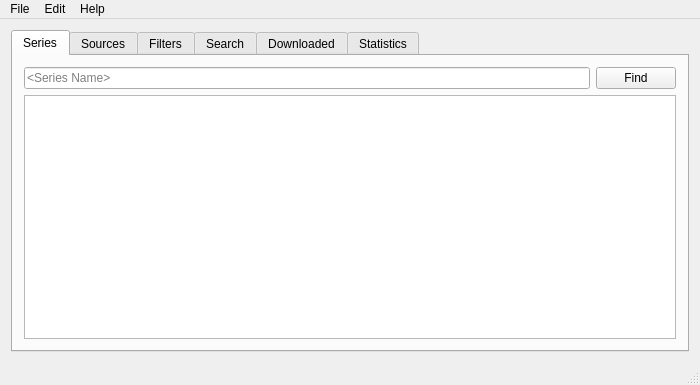
<?xml version="1.0" encoding="UTF-8"?>
<ui version="4.0">
 <class>MainWindow</class>
 <widget class="QMainWindow" name="MainWindow">
  <property name="geometry">
   <rect>
    <x>0</x>
    <y>0</y>
    <width>700</width>
    <height>385</height>
   </rect>
  </property>
  <property name="windowTitle">
   <string>SwarmTv</string>
  </property>
  <property name="windowIcon">
   <iconset resource="swarmtvqtresources.qrc">
    <normaloff>:/swarmtv/mainlogo/resources/swarmtv_logo.png</normaloff>:/swarmtv/mainlogo/resources/swarmtv_logo.png</iconset>
  </property>
  <property name="tabShape">
   <enum>QTabWidget::Triangular</enum>
  </property>
  <widget class="QWidget" name="centralWidget">
   <layout class="QGridLayout" name="gridLayout">
    <item row="0" column="1">
     <widget class="QTabWidget" name="mainTab">
      <property name="toolTip">
       <string/>
      </property>
      <property name="tabShape">
       <enum>QTabWidget::Rounded</enum>
      </property>
      <property name="currentIndex">
       <number>0</number>
      </property>
      <widget class="QWidget" name="tab">
       <attribute name="title">
        <string>Series</string>
       </attribute>
       <layout class="QGridLayout" name="gridLayout_7">
        <item row="0" column="0">
         <layout class="QVBoxLayout" name="verticalLayout_6">
          <item>
           <layout class="QHBoxLayout" name="horizontalLayout_6">
            <item>
             <widget class="QLineEdit" name="seriesSearchLineEdit">
              <property name="toolTip">
               <string>Find series by name on thetvdb.com.</string>
              </property>
              <property name="placeholderText">
               <string>&lt;Series Name&gt;</string>
              </property>
             </widget>
            </item>
            <item>
             <widget class="QPushButton" name="seriesFindPushButton">
              <property name="text">
               <string>Find</string>
              </property>
             </widget>
            </item>
           </layout>
          </item>
         </layout>
        </item>
        <item row="1" column="0">
         <widget class="QListWidget" name="seriesListWidget">
          <property name="spacing">
           <number>10</number>
          </property>
          <property name="uniformItemSizes">
           <bool>false</bool>
          </property>
          <property name="wordWrap">
           <bool>true</bool>
          </property>
          <property name="selectionRectVisible">
           <bool>true</bool>
          </property>
         </widget>
        </item>
       </layout>
      </widget>
      <widget class="QWidget" name="SourcesTab">
       <attribute name="title">
        <string>Sources</string>
       </attribute>
       <layout class="QGridLayout" name="gridLayout_3">
        <item row="0" column="0">
         <layout class="QVBoxLayout" name="verticalLayout_3">
          <item>
           <widget class="QTableWidget" name="sourceTableWidget">
            <property name="alternatingRowColors">
             <bool>true</bool>
            </property>
            <property name="selectionMode">
             <enum>QAbstractItemView::SingleSelection</enum>
            </property>
            <property name="selectionBehavior">
             <enum>QAbstractItemView::SelectRows</enum>
            </property>
            <attribute name="horizontalHeaderCascadingSectionResizes">
             <bool>true</bool>
            </attribute>
            <attribute name="horizontalHeaderDefaultSectionSize">
             <number>150</number>
            </attribute>
            <attribute name="horizontalHeaderMinimumSectionSize">
             <number>100</number>
            </attribute>
            <attribute name="horizontalHeaderStretchLastSection">
             <bool>true</bool>
            </attribute>
            <attribute name="verticalHeaderVisible">
             <bool>false</bool>
            </attribute>
            <column>
             <property name="text">
              <string>Name</string>
             </property>
            </column>
            <column>
             <property name="text">
              <string>Parser</string>
             </property>
            </column>
            <column>
             <property name="text">
              <string>Meta type</string>
             </property>
            </column>
            <column>
             <property name="text">
              <string>URL</string>
             </property>
            </column>
           </widget>
          </item>
          <item>
           <layout class="QHBoxLayout" name="horizontalLayout_3">
            <item>
             <widget class="QPushButton" name="sourceAddButton">
              <property name="text">
               <string>Add</string>
              </property>
             </widget>
            </item>
            <item>
             <widget class="QPushButton" name="sourceEditButton">
              <property name="text">
               <string>Edit</string>
              </property>
             </widget>
            </item>
            <item>
             <widget class="QPushButton" name="sourceDelButton">
              <property name="text">
               <string>Del</string>
              </property>
             </widget>
            </item>
            <item>
             <spacer name="horizontalSpacer_3">
              <property name="orientation">
               <enum>Qt::Horizontal</enum>
              </property>
              <property name="sizeHint" stdset="0">
               <size>
                <width>40</width>
                <height>20</height>
               </size>
              </property>
             </spacer>
            </item>
           </layout>
          </item>
         </layout>
        </item>
       </layout>
      </widget>
      <widget class="QWidget" name="filterTab">
       <property name="accessibleName">
        <string extracomment="lala"/>
       </property>
       <attribute name="title">
        <string>Filters</string>
       </attribute>
       <layout class="QGridLayout" name="gridLayout_2">
        <item row="0" column="0">
         <layout class="QVBoxLayout" name="verticalLayout_2">
          <item>
           <widget class="QTableWidget" name="simpleTableWidget">
            <property name="alternatingRowColors">
             <bool>true</bool>
            </property>
            <property name="selectionMode">
             <enum>QAbstractItemView::SingleSelection</enum>
            </property>
            <property name="selectionBehavior">
             <enum>QAbstractItemView::SelectRows</enum>
            </property>
            <property name="rowCount">
             <number>0</number>
            </property>
            <property name="columnCount">
             <number>3</number>
            </property>
            <attribute name="horizontalHeaderCascadingSectionResizes">
             <bool>true</bool>
            </attribute>
            <attribute name="horizontalHeaderDefaultSectionSize">
             <number>200</number>
            </attribute>
            <attribute name="horizontalHeaderMinimumSectionSize">
             <number>150</number>
            </attribute>
            <attribute name="horizontalHeaderShowSortIndicator" stdset="0">
             <bool>false</bool>
            </attribute>
            <attribute name="horizontalHeaderStretchLastSection">
             <bool>true</bool>
            </attribute>
            <attribute name="verticalHeaderVisible">
             <bool>false</bool>
            </attribute>
            <column>
             <property name="text">
              <string>Filter Name</string>
             </property>
             <property name="toolTip">
              <string extracomment="Name of the simple filter"/>
             </property>
            </column>
            <column>
             <property name="text">
              <string>Type</string>
             </property>
            </column>
            <column>
             <property name="text">
              <string>Last Download</string>
             </property>
             <property name="whatsThis">
              <string extracomment="Last content found by the filter."/>
             </property>
            </column>
           </widget>
          </item>
          <item>
           <layout class="QHBoxLayout" name="horizontalLayout_2">
            <item>
             <widget class="QPushButton" name="simpleAddButton">
              <property name="text">
               <string>Add</string>
              </property>
             </widget>
            </item>
            <item>
             <widget class="QPushButton" name="SimpleEditButton">
              <property name="text">
               <string>Edit</string>
              </property>
             </widget>
            </item>
            <item>
             <widget class="QPushButton" name="simpleDelButton">
              <property name="text">
               <string>Del</string>
              </property>
             </widget>
            </item>
            <item>
             <spacer name="horizontalSpacer_2">
              <property name="orientation">
               <enum>Qt::Horizontal</enum>
              </property>
              <property name="sizeHint" stdset="0">
               <size>
                <width>40</width>
                <height>20</height>
               </size>
              </property>
             </spacer>
            </item>
           </layout>
          </item>
         </layout>
        </item>
       </layout>
      </widget>
      <widget class="QWidget" name="sourceTab">
       <attribute name="title">
        <string>Search</string>
       </attribute>
       <layout class="QGridLayout" name="gridLayout_5">
        <item row="0" column="0">
         <layout class="QVBoxLayout" name="verticalLayout_5">
          <item>
           <layout class="QHBoxLayout" name="horizontalLayout_5">
            <item>
             <widget class="QLineEdit" name="SearchLineEdit">
              <property name="toolTip">
               <string>Search Swarmtv database for entries matching the title.</string>
              </property>
              <property name="placeholderText">
               <string>&lt;regexp to find content in database&gt;</string>
              </property>
             </widget>
            </item>
            <item>
             <widget class="QPushButton" name="searchPushButton">
              <property name="text">
               <string>Search</string>
              </property>
             </widget>
            </item>
           </layout>
          </item>
          <item>
           <widget class="QTableWidget" name="searchTableWidget">
            <property name="alternatingRowColors">
             <bool>true</bool>
            </property>
            <property name="selectionMode">
             <enum>QAbstractItemView::SingleSelection</enum>
            </property>
            <property name="selectionBehavior">
             <enum>QAbstractItemView::SelectRows</enum>
            </property>
            <attribute name="verticalHeaderVisible">
             <bool>false</bool>
            </attribute>
            <column>
             <property name="text">
              <string>Title</string>
             </property>
            </column>
            <column>
             <property name="text">
              <string>Size</string>
             </property>
            </column>
            <column>
             <property name="text">
              <string>Source</string>
             </property>
            </column>
            <column>
             <property name="text">
              <string>Meta type</string>
             </property>
            </column>
           </widget>
          </item>
         </layout>
        </item>
       </layout>
      </widget>
      <widget class="QWidget" name="Downloaded">
       <property name="accessibleName">
        <string/>
       </property>
       <attribute name="title">
        <string>Downloaded</string>
       </attribute>
       <layout class="QGridLayout" name="gridLayout_6">
        <item row="0" column="0">
         <layout class="QVBoxLayout" name="verticalLayout">
          <item>
           <widget class="QTableWidget" name="downloadedTableWidget">
            <property name="selectionMode">
             <enum>QAbstractItemView::SingleSelection</enum>
            </property>
            <property name="selectionBehavior">
             <enum>QAbstractItemView::SelectRows</enum>
            </property>
            <attribute name="verticalHeaderVisible">
             <bool>false</bool>
            </attribute>
            <column>
             <property name="text">
              <string>Title</string>
             </property>
            </column>
            <column>
             <property name="text">
              <string>Date</string>
             </property>
            </column>
            <column>
             <property name="text">
              <string>Meta type</string>
             </property>
            </column>
           </widget>
          </item>
          <item>
           <layout class="QHBoxLayout" name="horizontalLayout">
            <item>
             <widget class="QPushButton" name="delDownedPushButton">
              <property name="text">
               <string>Delete</string>
              </property>
             </widget>
            </item>
            <item>
             <widget class="QPushButton" name="updateDownedPushButton">
              <property name="text">
               <string>Update</string>
              </property>
             </widget>
            </item>
            <item>
             <spacer name="horizontalSpacer">
              <property name="orientation">
               <enum>Qt::Horizontal</enum>
              </property>
              <property name="sizeHint" stdset="0">
               <size>
                <width>40</width>
                <height>20</height>
               </size>
              </property>
             </spacer>
            </item>
           </layout>
          </item>
         </layout>
        </item>
       </layout>
      </widget>
      <widget class="QWidget" name="statsTab">
       <attribute name="title">
        <string>Statistics</string>
       </attribute>
       <layout class="QGridLayout" name="gridLayout_4">
        <item row="0" column="0">
         <layout class="QVBoxLayout" name="verticalLayout_4">
          <item>
           <widget class="QTextEdit" name="statsTextEdit">
            <property name="font">
             <font>
              <family>Monospace</family>
             </font>
            </property>
            <property name="toolTip">
             <string>THE _GAME</string>
            </property>
            <property name="autoFillBackground">
             <bool>false</bool>
            </property>
            <property name="frameShadow">
             <enum>QFrame::Plain</enum>
            </property>
            <property name="verticalScrollBarPolicy">
             <enum>Qt::ScrollBarAlwaysOff</enum>
            </property>
            <property name="horizontalScrollBarPolicy">
             <enum>Qt::ScrollBarAlwaysOff</enum>
            </property>
            <property name="undoRedoEnabled">
             <bool>false</bool>
            </property>
            <property name="readOnly">
             <bool>true</bool>
            </property>
            <property name="acceptRichText">
             <bool>false</bool>
            </property>
            <property name="textInteractionFlags">
             <set>Qt::NoTextInteraction</set>
            </property>
           </widget>
          </item>
          <item>
           <layout class="QHBoxLayout" name="horizontalLayout_4">
            <item>
             <widget class="QPushButton" name="statsUpdatePushButton">
              <property name="text">
               <string>Update</string>
              </property>
             </widget>
            </item>
            <item>
             <spacer name="horizontalSpacer_4">
              <property name="orientation">
               <enum>Qt::Horizontal</enum>
              </property>
              <property name="sizeHint" stdset="0">
               <size>
                <width>40</width>
                <height>20</height>
               </size>
              </property>
             </spacer>
            </item>
           </layout>
          </item>
         </layout>
        </item>
       </layout>
      </widget>
     </widget>
    </item>
   </layout>
  </widget>
  <widget class="QMenuBar" name="menuBar">
   <property name="geometry">
    <rect>
     <x>0</x>
     <y>0</y>
     <width>700</width>
     <height>25</height>
    </rect>
   </property>
   <widget class="QMenu" name="menuTest123">
    <property name="title">
     <string>Help</string>
    </property>
    <addaction name="actionAbout"/>
   </widget>
   <widget class="QMenu" name="menuFile">
    <property name="title">
     <string>File</string>
    </property>
    <addaction name="separator"/>
    <addaction name="actionClose"/>
   </widget>
   <widget class="QMenu" name="menuEdit">
    <property name="title">
     <string>Edit</string>
    </property>
    <addaction name="actionSettings"/>
   </widget>
   <addaction name="menuFile"/>
   <addaction name="menuEdit"/>
   <addaction name="menuTest123"/>
  </widget>
  <widget class="QStatusBar" name="statusBar"/>
  <action name="actionAbout">
   <property name="text">
    <string>About</string>
   </property>
   <property name="shortcut">
    <string>Alt+A</string>
   </property>
  </action>
  <action name="actionClose">
   <property name="text">
    <string>Close</string>
   </property>
   <property name="shortcut">
    <string>Ctrl+Q, Ctrl+W</string>
   </property>
  </action>
  <action name="actionSettings">
   <property name="text">
    <string>Settings</string>
   </property>
   <property name="shortcut">
    <string>Ctrl+E</string>
   </property>
  </action>
  <action name="actionEmail_Settings">
   <property name="text">
    <string>Email Settings</string>
   </property>
  </action>
 </widget>
 <layoutdefault spacing="6" margin="11"/>
 <resources>
  <include location="swarmtvqtresources.qrc"/>
 </resources>
 <connections>
  <connection>
   <sender>actionClose</sender>
   <signal>triggered()</signal>
   <receiver>MainWindow</receiver>
   <slot>close()</slot>
   <hints>
    <hint type="sourcelabel">
     <x>-1</x>
     <y>-1</y>
    </hint>
    <hint type="destinationlabel">
     <x>349</x>
     <y>192</y>
    </hint>
   </hints>
  </connection>
 </connections>
</ui>
